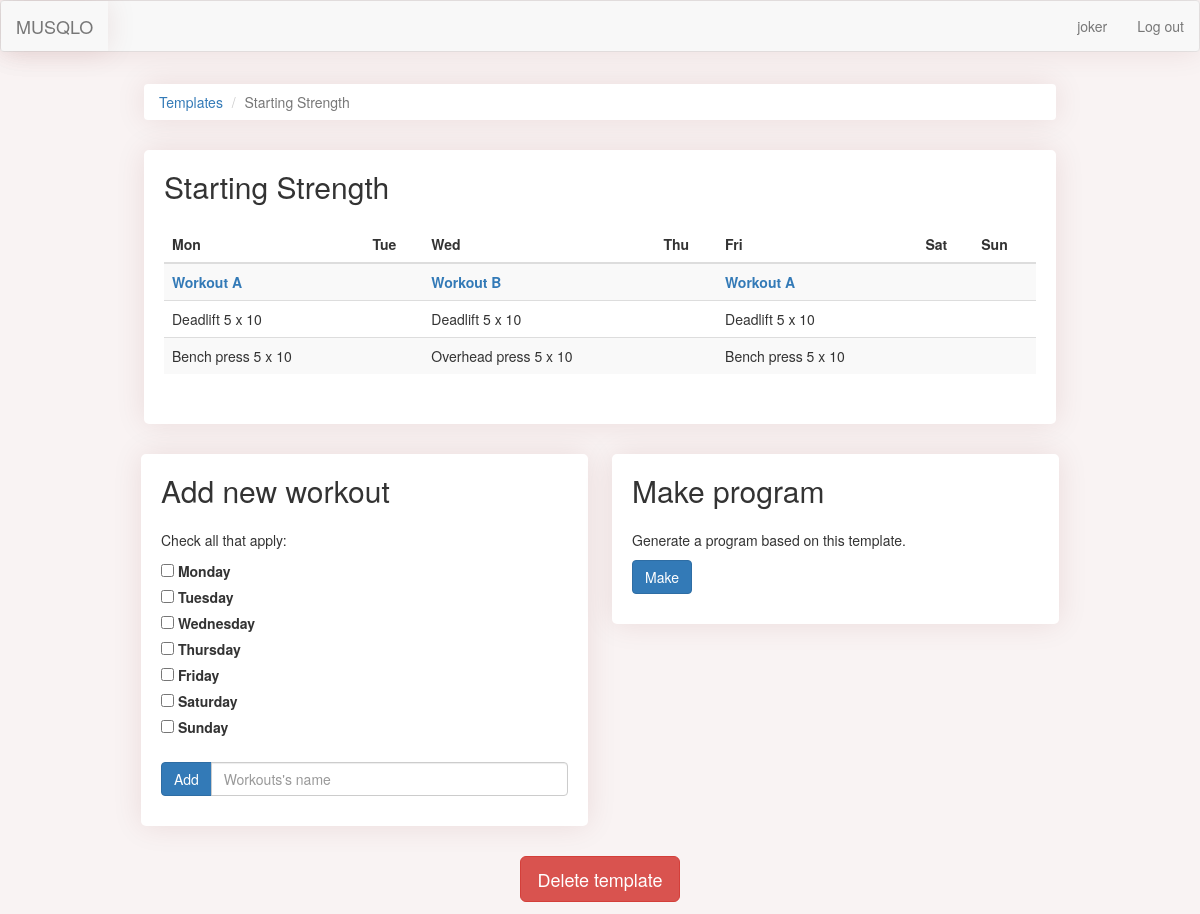
The page /program-templates/1 (signed in) on the database its author committed.
### main.py (models this page shows)
class User(UserMixin, db.Model):
    __tablename__ = "users"
    id = Column(Integer, primary_key=True)
    email = Column(String(100), unique=True)
    password = Column(String(100))
    name = Column(String(100))
    program_templates = relationship("ProgramTemplate", back_populates="user")
    programs = relationship("Program", back_populates="user")

class ProgramTemplate(db.Model):
    __tablename__ = "programTemplates"
    id = Column(Integer, primary_key=True)
    user_id = Column(Integer, ForeignKey("users.id"))
    user = relationship("User", back_populates="program_templates")
    name = Column(String(250), nullable=False)
    workout_templates = relationship("WorkoutTemplate", back_populates="parent_program_template")

class WorkoutTemplate(db.Model):
    __tablename__ = "workoutTemplates"
    id = Column(Integer, primary_key=True)
    name = Column(String(250), nullable=False)
    program_template_id = Column(Integer, ForeignKey("programTemplates.id"))
    parent_program_template = relationship("ProgramTemplate", back_populates="workout_templates")
    exercise_templates = relationship("ExerciseTemplate", back_populates="parent_workout_template")
    days = relationship('Day',
                        secondary="workoutdays",
                        back_populates="workout_templates")

class Day(db.Model):
    __tablename__ = "days"
    id = Column(Integer, primary_key=True)
    name = Column(String(200), nullable=False)
    workout_templates = relationship('WorkoutTemplate',
                                     secondary="workoutdays",
                                     back_populates="days")

### main.py (the view, shortened to what this page needs)
@app.route("/program-templates/<int:program_template_id>", methods=["GET", "POST"])
@protect_program_template
def show_program_template(program_template_id):
    current_program_template = ProgramTemplate.query.get(program_template_id)
    daily_workouts = []
    most_workouts_in_one_day = 0
    for day_id in range(1, 8):
        day = Day.query.get(day_id)
        workouts = [workout_template for workout_template in current_program_template.workout_templates if day in workout_template.days]
        daily_workouts.append(workouts)
        if len(workouts) > most_workouts_in_one_day:
            most_workouts_in_one_day = len(workouts)
    workout_layers = []
    for num in range(most_workouts_in_one_day):
        workout_layer = []
        for workouts in daily_workouts:
            try:
                new_workout = workouts[num]
            except IndexError:
                workout_layer.append(0)
            else:
                workout_layer.append(new_workout)
        workout_layers.append(workout_layer)
    exercise_layers = []
    for workout_layer in workout_layers:
        most_exercises_in_layer = 0
        for element in workout_layer:
            if isinstance(element, WorkoutTemplate):
                if len(element.exercise_templates) > most_exercises_in_layer:
                    most_exercises_in_layer = len(element.exercise_templates)
        exercise_layer = []
        for row_number in range(most_exercises_in_layer):
            row = []
            for day_number in range(7):
                element = workout_layer[day_number]
                if isinstance(element, WorkoutTemplate):
                    try:
                        new_exercise = element.exercise_templates[row_number]
                    except IndexError:
                        row.append(0)
                    else:
                        row.append(f"{new_exercise.type} {len(new_exercise.set_templates)} x {new_exercise.set_templates[0].reps}")
                else:
                    row.append(0)
            exercise_layer.append(row)
        exercise_layers.append(exercise_layer)
    new_workout_form = NewWorkoutForm()
    return render_template("show-program-template.html",
                           form=new_workout_form,
                           template=current_program_template,
                           workout_layers=workout_layers,
                           exercise_layers=exercise_layers
                           )

### forms.py
class NewWorkoutForm(FlaskForm):
    name = StringField("Workout's name", validators=[DataRequired()])
    days = MultiCheckboxField(
        "Days of the week",
        choices=[
                ('1', 'Monday'),
                ('2', 'Tuesday'),
                ('3', 'Wednesday'),
                ('4', 'Thursday'),
                ('5', 'Friday'),
                ('6', 'Saturday'),
                ('7', 'Sunday'),
            ],
        validators=[DataRequired()])
    add = SubmitField("Add")

### main.py (called while the page is built)
@login_manager.user_loader
def load_user(user_id):
    return User.query.get(int(user_id))

def protect_program_template(f):
    @wraps(f)
    def decorated_function(program_template_id, *args, **kwargs):
        requested_program_template = ProgramTemplate.query.get(program_template_id)
        if requested_program_template.user_id != current_user.id:
            return abort(403)
        return f(program_template_id, *args, **kwargs)
    return decorated_function

### templates/show-program-template.html (shortened to what this page needs)
{% extends 'bootstrap/base.html' %}
{% block content %}
{% include "header.html" %}
<ol class="breadcrumb">
  <li><a href="{{url_for('dashboard')}}">Templates</a></li>
  <li class="active">{{ template.name }}</li>
</ol>
<div class="card">
    <h2 class="card-title">{{ template.name }}</h2>
    <div class="table-responsive">
    <table class="table table-striped">
        <thead>
            <tr>
                <th>Mon</th>
                <th>Tue</th>
                <th>Wed</th>
                <th>Thu</th>
                <th>Fri</th>
                <th>Sat</th>
                <th>Sun</th>
            </tr>
        </thead>
        <tbody>
        {% for n in range(workout_layers|length):%}
            <tr>
                {% for element in workout_layers[n]: %}
                    {% if element is integer: %}
                        <td></td>
                    {% else: %}
                        <td><a href=" {{ url_for('show_workout_template', workout_template_id=element.id) }}"><b>{{element.name}}</b></a></td>
                    {% endif %}
                {% endfor %}
            </tr>
            {% for row in exercise_layers[n]:%}
                <tr>
                    {% for cell in row %}
                         {% if cell is integer: %}
                            <td></td>
                        {% else: %}
                            <td>{{cell}}</td>
                        {% endif %}
                    {% endfor %}
                </tr>
            {% endfor %}
        {% endfor %}
        </tbody>
    </table>
    </div>
</div>
    <div class="row">
        <div class="col-lg-6">
            <div class="card">
                 <h2 class="card-title">Add new workout</h2>
                    <form action="" method="post" role="form">
                    <p>Check all that apply:</p>
                    {% for choice in form.days %}
                        {{ choice(class="form-check-input") }}
                        {{ choice.label(class="form-check-label") }}
                    {% endfor %}
                    <div class="input-group">
                        <span class="input-group-btn">
                        {{ form.add(class_="btn btn-primary") }}
                        </span>
                        {{ form.name(class_="form-control", placeholder="Workouts's name") }}
                    </div>
                    </form>
            </div>
        </div>
        <div class="col-lg-6">
            <div class="card">
                <h2 class="card-title">Make program</h2>
                <p>Generate a program based on this template.</p>
                <a class="btn btn-primary" href="{{url_for('make_program', program_template_id=template.id)}}">Make</a>
            </div>
        </div>
    </div>
    <div class="text-center">
        <a href="{{url_for('delete_program_template', program_template_id=template.id)}}" class="btn btn-danger btn-lg" role="button">Delete template</a>
    </div>
{% include "footer.html" %}
{% endblock %}

### templates/header.html (shortened to what this page needs)
<!DOCTYPE html>
<html lang="en">
<head>
    <link href="{{ url_for('static', filename='css/styles.css')}}" rel="stylesheet">
</head>
<body>
<nav class="navbar navbar-default" role="navigation">
  <div class="navbar-header">
    <a class="navbar-brand" href="{{url_for('home')}}">MUSQLO</a>
  </div>
  <div class="collapse navbar-collapse" id="navbar-links">
  <ul class="nav navbar-nav navbar-right">
    {% if current_user.is_authenticated: %}
    <li><a href="{{url_for('user')}}">{{ current_user.name }}</a></li>
    <li><a href="{{url_for('logout')}}">Log out</a></li>
    {% else: %}
    <li><a href="{{ url_for('login') }}">Log in</a></li>
    <li><a href="{{ url_for('register') }}">Register</a></li>
    {% endif %}
  </ul>
  </div>
</nav>
<div class="container-fluid">

### static/css/styles.css (style rules this page uses)
body { background-color: #F9F3F3; }
.container-fluid { padding: 1% 12%; }
.card { background-color: #FFFFFF; border-radius: 5px; box-shadow: 0px 0 30px rgba(112, 1, 20, 0.1); padding: 0 20px 30px; margin-bottom: 30px; }
.breadcrumb { background-color: #FFFFFF; box-shadow: 0px 0 30px rgba(112, 1, 20, 0.1); margin-bottom: 30px; }
.card-title { padding: 20px 0 15px; margin: 0 0 8px 0; }
.col-lg-6 { padding: 0 12px; }
.navbar-collapse { box-shadow: 0px 0 30px rgba(112, 1, 20, 0.1); }
.navbar-header { box-shadow: 0px 0 30px rgba(112, 1, 20, 0.1); }

### rows shown on the page
User: name "joker"
ProgramTemplate: name "Starting Strength"
WorkoutTemplate: name "Workout A"
WorkoutTemplate: name "Workout B"
Day: label "Monday"
Day: label "Tuesday"
Day: label "Wednesday"
Day: label "Thursday"
Day: label "Friday"
Day: label "Saturday"
Day: label "Sunday"

### other values the page prints
{{ cell }} "Deadlift 5 x 10" "Deadlift 5 x 10" "Deadlift 5 x 10" "Bench press 5 x 10" "Overhead press 5 x 10" "Bench press 5 x 10"
